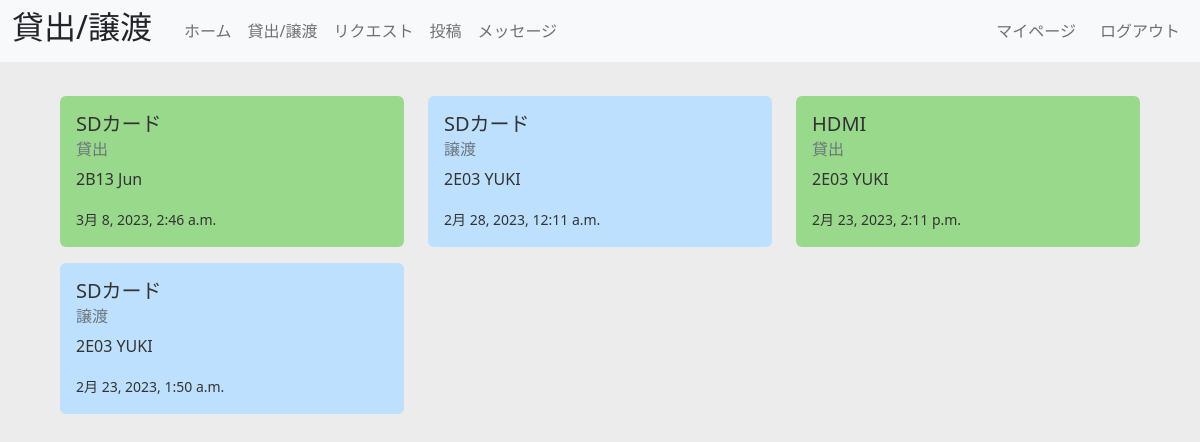
Screenshot of /lending (signed in) with the database file from the repository.
### app1/models.py (models this page shows)
class Item(models.Model):
    item_name = models.CharField(max_length=50)
    category = models.IntegerField(default=0) # 0:貸出, 1:譲渡, 2:リクエスト
    description = models.TextField(max_length=200, null=True)
    image = models.ImageField(null = True)
    posted_at = models.DateTimeField(default=timezone.now)
    user = models.ForeignKey(
        Profile,
        on_delete=models.CASCADE,
    )

### accounts/models.py (models this page shows)
class Profile(models.Model):
    user_name = models.CharField(max_length=50)
    room_number = models.CharField(max_length = 4)
    profile_image = models.ImageField(null = True, default='icons/neko.jpg')
    user = models.ForeignKey(
        User,
        on_delete=models.CASCADE,
    )

### app1/views.py (the view)
# urls.py: path('lending', views.lending, name='lending'),
@login_required
def lending(request):
    item = Item.objects.filter(Q(category = 0) | Q(category = 1)).order_by("-posted_at")
    try:
        user = Profile.objects.get(user = request.user)
        context = {'items': item, 'user': user}
    except:
        context = {'items' : item}
    return render(request, 'app1/lending.html', context)

### app1/templates/app1/lending.html (shortened to what this page needs)
{% extends 'app1/base.html' %}
{% load static %}
{% block header %}貸出/譲渡{% endblock header %}
{% block content %}
<div class="container mt-5">
    <div class="row">
        {% for item in items %}
        {% if item.category == 0 %}
        <div class="col-md-4 mb-3">
            <a class="card border-0" href="{% url 'detail' item.id %}" id="lend">
                <div class="card-body">
                    <h5 class="card-title">{{ item.item_name }}</h5>
                    <h6 class="card-subtitle mb-2 text-muted">貸出</h6>
                    <p class="card-text">{{ item.user.room_number }} {{ item.user.user_name }}</p>
                    <div class="date"><small>{{ item.posted_at }}</small></div>
                </div>
            </a>
        </div>
        {% else %}
        <div class="col-md-4 mb-3">
            <a class="card border-0" href="{% url 'detail' item.id %}" id="giving">
                <div class="card-body">
                    <h5 class="card-title">{{ item.item_name }}</h5>
                    <h6 class="card-subtitle mb-2 text-muted">譲渡</h6>
                    <p class="card-text">{{ item.user.room_number }} {{ item.user.user_name }}</p>
                    <div class="date"><small>{{ item.posted_at }}</small></div>
                </div>
            </a>
        </div>
        {% endif %}
        {% empty %}
        <h3>投稿はありません</h3>
        {% endfor %}
    </div>
</div>
{% endblock content %}

### app1/static/css/ai_share.css (style rules this page uses)
a { color: #333333; }
a#lend { background-color: #99D98C; text-decoration: none; }
a#giving { background-color: #BDE0FE; text-decoration: none; }

### rows the page displays
Item: item_name "SDカード", user.room_number "2B13", user.user_name "Jun", posted_at "3月 8, 2023, 2:46 a.m."
Item: item_name "SDカード", user.room_number "2E03", user.user_name "YUKI", posted_at "2月 28, 2023, 12:11 a.m."
Item: item_name "HDMI", user.room_number "2E03", user.user_name "YUKI", posted_at "2月 23, 2023, 2:11 p.m."
Item: item_name "SDカード", user.room_number "2E03", user.user_name "YUKI", posted_at "2月 23, 2023, 1:50 a.m."
